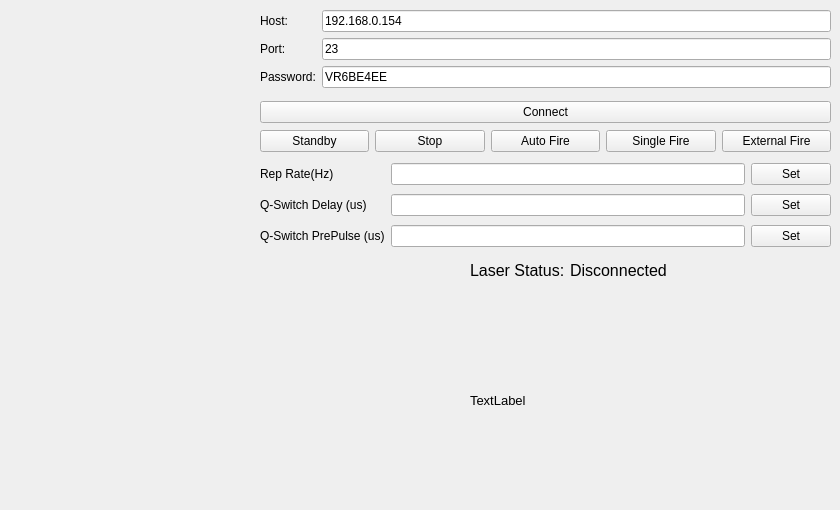
      <widget class="QWidget" name="laser_control_tab">
       <attribute name="title">
        <string>Laser Control</string>
       </attribute>
       <widget class="QWidget" name="formLayoutWidget_2">
        <property name="geometry">
         <rect>
          <x>260</x>
          <y>10</y>
          <width>571</width>
          <height>80</height>
         </rect>
        </property>
        <layout class="QFormLayout" name="viron_connection_layout">
         <item row="0" column="0">
          <widget class="QLabel" name="host_label">
           <property name="text">
            <string>Host:</string>
           </property>
          </widget>
         </item>
         <item row="1" column="0">
          <widget class="QLabel" name="port_label">
           <property name="text">
            <string>Port:</string>
           </property>
          </widget>
         </item>
         <item row="2" column="0">
          <widget class="QLabel" name="password_label">
           <property name="text">
            <string>Password:</string>
           </property>
          </widget>
         </item>
         <item row="0" column="1">
          <widget class="QLineEdit" name="host_entry">
           <property name="text">
            <string>192.168.0.154</string>
           </property>
          </widget>
         </item>
         <item row="1" column="1">
          <widget class="QLineEdit" name="port_entry">
           <property name="text">
            <string>23</string>
           </property>
          </widget>
         </item>
         <item row="2" column="1">
          <widget class="QLineEdit" name="password_entry">
           <property name="text">
            <string>VR6BE4EE</string>
           </property>
          </widget>
         </item>
        </layout>
       </widget>
       <widget class="QWidget" name="gridLayoutWidget_4">
        <property name="geometry">
         <rect>
          <x>260</x>
          <y>100</y>
          <width>571</width>
          <height>54</height>
         </rect>
        </property>
        <layout class="QGridLayout" name="gridLayout_4">
         <item row="1" column="1">
          <widget class="QPushButton" name="viron_stop_button">
           <property name="text">
            <string>Stop</string>
           </property>
          </widget>
         </item>
         <item row="1" column="3">
          <widget class="QPushButton" name="viron_singlefire_button">
           <property name="text">
            <string>Single Fire</string>
           </property>
          </widget>
         </item>
         <item row="1" column="0">
          <widget class="QPushButton" name="viron_standby_button">
           <property name="text">
            <string>Standby</string>
           </property>
          </widget>
         </item>
         <item row="1" column="2">
          <widget class="QPushButton" name="viron_autofire_button">
           <property name="text">
            <string>Auto Fire</string>
           </property>
          </widget>
         </item>
         <item row="1" column="4">
          <widget class="QPushButton" name="viron_external_fire_button">
           <property name="text">
            <string>External Fire</string>
           </property>
          </widget>
         </item>
         <item row="0" column="0" colspan="5">
          <widget class="QPushButton" name="viron_connect_button">
           <property name="text">
            <string>Connect</string>
           </property>
          </widget>
         </item>
        </layout>
       </widget>
       <widget class="QWidget" name="gridLayoutWidget_5">
        <property name="geometry">
         <rect>
          <x>260</x>
          <y>160</y>
          <width>571</width>
          <height>91</height>
         </rect>
        </property>
        <layout class="QGridLayout" name="gridLayout_5">
         <item row="1" column="1">
          <widget class="QLineEdit" name="viron_qsdelay_entry"/>
         </item>
         <item row="2" column="1">
          <widget class="QLineEdit" name="viron_qspre_entry"/>
         </item>
         <item row="0" column="0">
          <widget class="QLabel" name="reprate_label">
           <property name="text">
            <string>Rep Rate(Hz)</string>
           </property>
          </widget>
         </item>
         <item row="2" column="0">
          <widget class="QLabel" name="qspre_label">
           <property name="text">
            <string>Q-Switch PrePulse (us)</string>
           </property>
          </widget>
         </item>
         <item row="0" column="1">
          <widget class="QLineEdit" name="viron_reprate_entry"/>
         </item>
         <item row="1" column="0">
          <widget class="QLabel" name="qsdelay_label">
           <property name="text">
            <string>Q-Switch Delay (us)</string>
           </property>
          </widget>
         </item>
         <item row="1" column="2">
          <widget class="QPushButton" name="viron_set_qsdelay_button">
           <property name="text">
            <string>Set</string>
           </property>
          </widget>
         </item>
         <item row="0" column="2">
          <widget class="QPushButton" name="viron_set_reprate_button">
           <property name="text">
            <string>Set</string>
           </property>
          </widget>
         </item>
         <item row="2" column="2">
          <widget class="QPushButton" name="viron_qspre_set_button">
           <property name="text">
            <string>Set</string>
           </property>
          </widget>
         </item>
        </layout>
       </widget>
       <widget class="QLabel" name="critical_status_label">
        <property name="geometry">
         <rect>
          <x>470</x>
          <y>300</y>
          <width>171</width>
          <height>201</height>
         </rect>
        </property>
        <property name="font">
         <font>
          <pointsize>10</pointsize>
         </font>
        </property>
        <property name="text">
         <string>TextLabel</string>
        </property>
       </widget>
       <widget class="QLabel" name="critical_status_header">
        <property name="geometry">
         <rect>
          <x>470</x>
          <y>260</y>
          <width>151</width>
          <height>21</height>
         </rect>
        </property>
        <property name="font">
         <font>
          <pointsize>12</pointsize>
         </font>
        </property>
        <property name="text">
         <string>Laser Status:</string>
        </property>
       </widget>
       <widget class="QLabel" name="label_4">
        <property name="geometry">
         <rect>
          <x>0</x>
          <y>310</y>
          <width>431</width>
          <height>181</height>
         </rect>
        </property>
        <property name="text">
         <string/>
        </property>
        <property name="pixmap">
         <pixmap>../../../../../../../Downloads/firinmahlazor.png</pixmap>
        </property>
        <property name="scaledContents">
         <bool>true</bool>
        </property>
       </widget>
       <widget class="QLabel" name="laser_status_label">
        <property name="geometry">
         <rect>
          <x>570</x>
          <y>260</y>
          <width>151</width>
          <height>21</height>
         </rect>
        </property>
        <property name="font">
         <font>
          <pointsize>12</pointsize>
         </font>
        </property>
        <property name="text">
         <string>Disconnected</string>
        </property>
       </widget>
      </widget>
